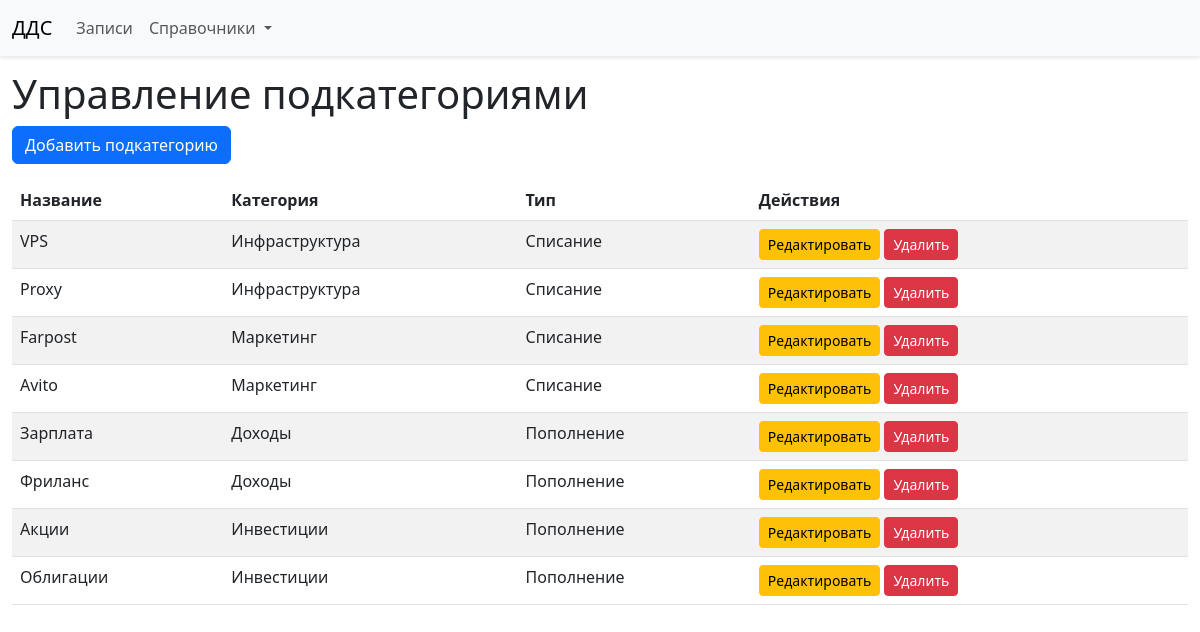
/subcategories/, run on the app's committed database.
### dds/models.py (models this page shows, shortened)
class SubCategory(models.Model):
    name = models.CharField(max_length=100)
    category = models.ForeignKey(Category, on_delete=models.CASCADE, related_name='subcategories')
    class Meta:
        unique_together = ['name', 'category']

class Category(models.Model):
    name = models.CharField(max_length=100)
    type = models.ForeignKey(Type, on_delete=models.CASCADE, related_name='categories')
    class Meta:
        unique_together = ['name', 'type']

class Type(models.Model):
    name = models.CharField(max_length=50, unique=True)

### dds/views.py (the view)
# urls.py: path('subcategories/', views.SubCategoryListView.as_view(), name='subcategory_list'),
class SubCategoryListView(ListView):
    model = SubCategory
    template_name = 'dds/subcategory_list.html'

### dds/templates/dds/subcategory_list.html (shortened to what this page needs)
{% extends 'dds/base.html' %}
{% block content %}
<h1>Управление подкатегориями</h1>
<a href="{% url 'subcategory_create' %}" class="btn btn-primary mb-3">Добавить подкатегорию</a>
<table class="table table-striped">
    <thead>
        <tr>
            <th>Название</th>
            <th>Категория</th>
            <th>Тип</th>
            <th>Действия</th>
        </tr>
    </thead>
    <tbody>
        {% for subcategory in object_list %}
            <tr>
                <td>{{ subcategory.name }}</td>
                <td>{{ subcategory.category.name }}</td>
                <td>{{ subcategory.category.type.name }}</td>
                <td>
                    <a href="{% url 'subcategory_edit' subcategory.pk %}" class="btn btn-sm btn-warning">Редактировать</a>
                    <a href="{% url 'subcategory_delete' subcategory.pk %}" class="btn btn-sm btn-danger">Удалить</a>
                </td>
            </tr>
        {% empty %}
            <tr>
                <td colspan="4">Подкатегорий нет</td>
            </tr>
        {% endfor %}
    </tbody>
</table>
{% endblock %}

### dds/templates/dds/base.html (style rules this page uses)
body { padding-top: 70px; }

### data on the page
SubCategory: name "VPS", category.name "Инфраструктура", category.type.name "Списание"
SubCategory: name "Proxy", category.name "Инфраструктура", category.type.name "Списание"
SubCategory: name "Farpost", category.name "Маркетинг", category.type.name "Списание"
SubCategory: name "Avito", category.name "Маркетинг", category.type.name "Списание"
SubCategory: name "Зарплата", category.name "Доходы", category.type.name "Пополнение"
SubCategory: name "Фриланс", category.name "Доходы", category.type.name "Пополнение"
SubCategory: name "Акции", category.name "Инвестиции", category.type.name "Пополнение"
SubCategory: name "Облигации", category.name "Инвестиции", category.type.name "Пополнение"
